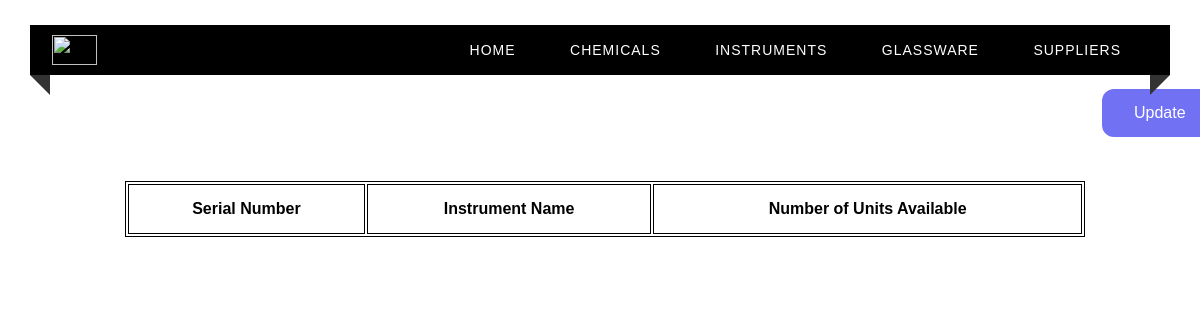
/instruments, run on an earlier commit of the app's database.
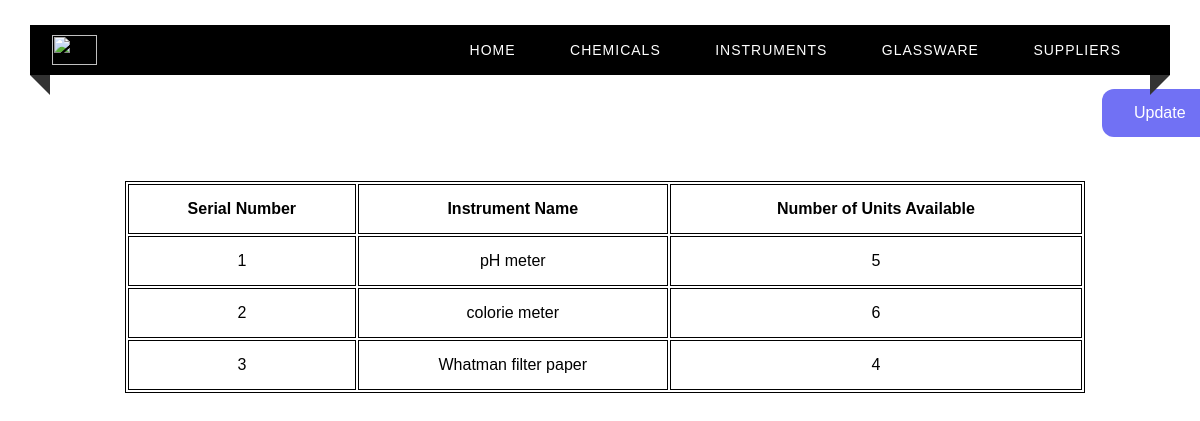
And on a later commit of the database.
### tables this page shows
CREATE TABLE INSTRUMENT(
    Sno INTEGER(3) UNIQUE ,
    Inst_Name VARCHAR(50) primary key,
    Number_Of_Units_Present INTEGER(3)
);

### app.py (the view)
@app.route("/instruments")
def instruments() :
    c = get_db()
    cur = c.cursor()
    cur.execute("SELECT * from INSTRUMENT")
    return render_template("instruments.html",test=cur.fetchall())

### app.py (called while the page is built)
def get_db():
    db = getattr(g, '_database', None)
    if db is None:
        db = g._database = sqlite3.connect(DATABASE)
    return db

@app.teardown_appcontext
def close_connection(exception):
    db = getattr(g, '_database', None)
    if db is not None:
        db.close()

### templates/instruments.html (shortened to what this page needs)
<html>
<head>
    <link rel="stylesheet" type="text/css" href="../static/home.css">
</head>
<body>
<div class="custom-padding">
        <nav>
            <div class="logo"><img src = "../static/nieLogo.png" width = "45px", height = "30px"></div>
            <ul class="menu-area">
                <li><a href="/">Home</a></li>
                <li><a href="/chemicals">Chemicals</a></li>
                <li><a href="/instruments">Instruments</a></li>
                <li><a href="/glassware">Glassware</a></li>
                <li><a href="/suppliers">Suppliers</a></li>
            </ul>
        </nav>
        <a href="/login" class="button">Update</a>
        <div class="tab">
          <table align="center" style="margin-left : 125px; margin-top : 50px;">
              <th>Serial Number</th>
              <th>Instrument Name </th>
              <th>Number of Units Available</th>
            {% for row in test %}
            <tr>
                <td> {{ row[0] }}</td>
                <td> {{ row[1] }}</td>
                <td> {{ row[2] }}</td>
            </tr>
            {% endfor %}
          </table>
        </div>
    </div>
</body>
</html>

What changed in the data, as far as the page shows it:
added INSTRUMENT: Sno "1", Inst_Name "pH meter", Number_Of_Units_Present "5"
added INSTRUMENT: Sno "2", Inst_Name "colorie meter", Number_Of_Units_Present "6"
added INSTRUMENT: Sno "3", Inst_Name "Whatman filter paper", Number_Of_Units_Present "4"
